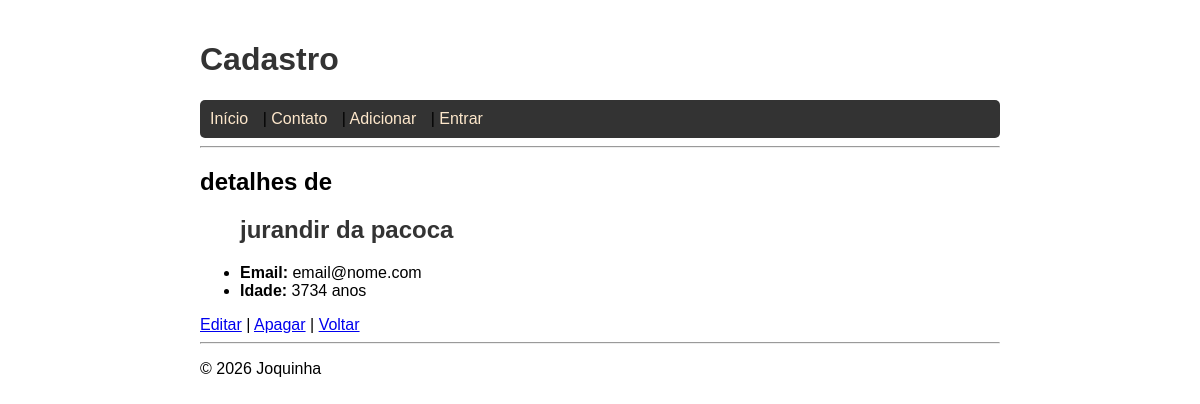
/pessoa/3, run on an earlier commit of the app's database.
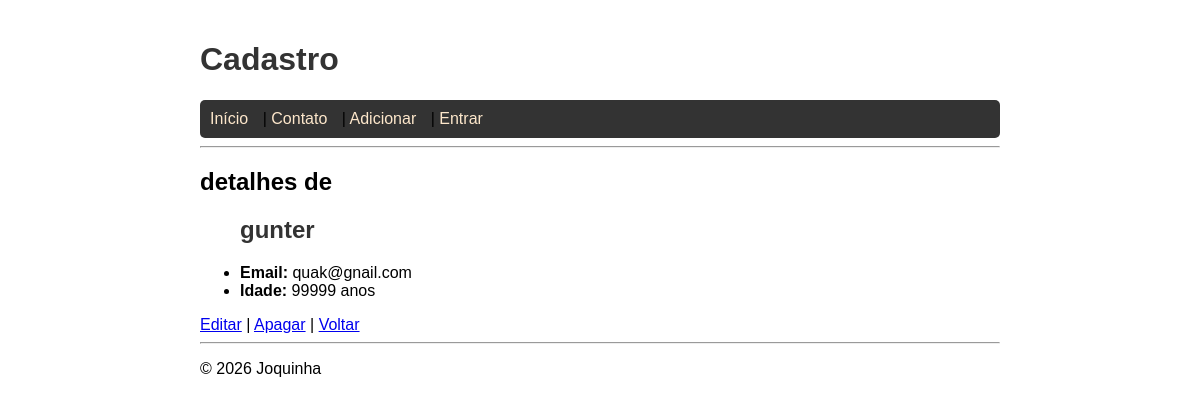
And on a later commit of the database.
### cadastro/models.py (models this page shows, shortened)
class Pessoa(models.Model):
    nome = models.CharField(max_length=100)
    email = models.EmailField()
    idade = models.IntegerField()

### cadastro/views.py (the view)
# urls.py: path('pessoa/<int:id>', views.detalhe, name='detalhe'),
def detalhe(request, id):
    pessoa = get_object_or_404(Pessoa, id=id)
    return render(
        request,
        'cadastro/detalhe.html',
        {
            'pessoa': pessoa,
            'nome': 'Joquinha'
        }
    )

### cadastro/templates/cadastro/detalhe.html (shortened to what this page needs)
{% extends 'cadastro/base.html' %}
{% block conteudo %}
<article>
    <h2>detalhes de {{ pessoa.name}}</h2>
    <ul>
        <h1>{{ pessoa.nome }}</h1>
        <li><strong>Email:</strong> {{ pessoa.email }}</li>
        <li><strong>Idade:</strong> {{ pessoa.idade }} anos</li>
    </ul>
    <a href="/pessoa/{{ pessoa.id }}/editar/">Editar</a> |
    <a href="/pessoa/{{ pessoa.id }}/deletar/">Apagar</a> |
    <a href="/">Voltar</a>
</article>
{% endblock %}

What changed in the data, as far as the page shows it:
changed Pessoa: nome "jurandir da pacoca" → "gunter"; email "email@nome.com" → "quak@gnail.com"; idade "3734" → "99999"
